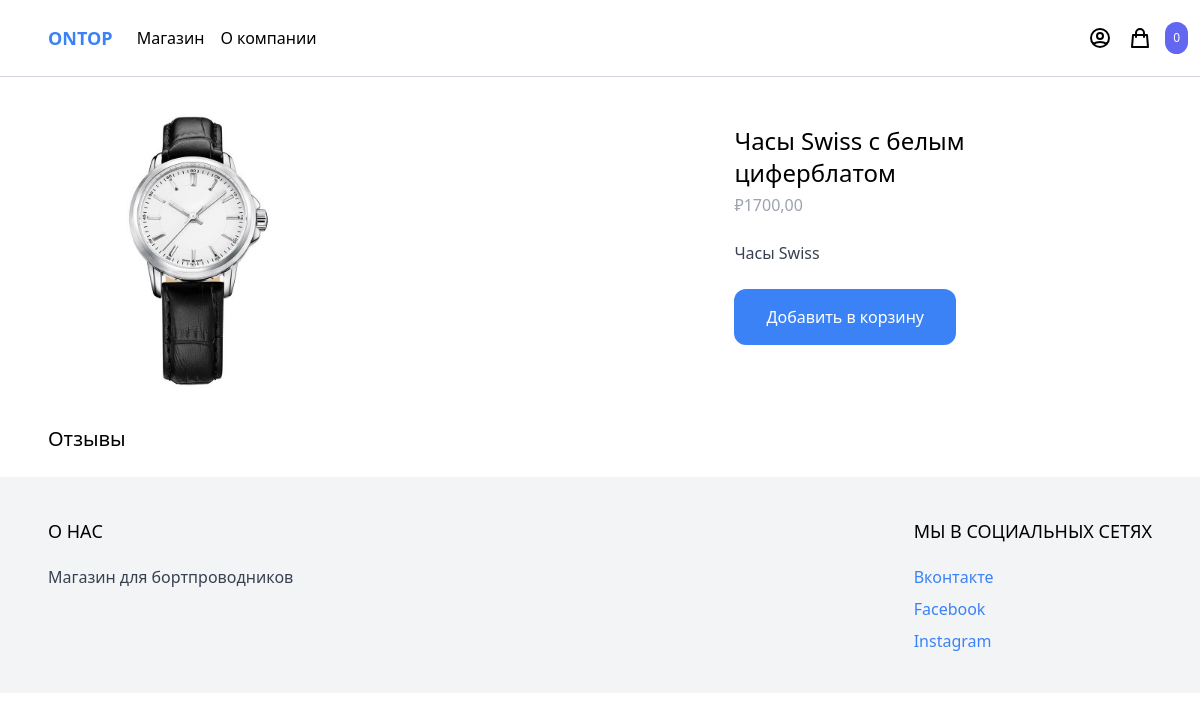
Page /shop/wristwatch-white/ on the committed database.
### product_app/models.py (models this page shows, shortened)
class Product(models.Model):
    category = models.ForeignKey(Category, related_name='products', on_delete=models.CASCADE)
    name = models.CharField(max_length=255)
    slug = models.SlugField()
    description = models.TextField(blank=True, null=True)
    price = models.DecimalField(max_digits=9, decimal_places=2, null=False)
    created_at = models.DateTimeField(auto_now_add=True)
    image = models.ImageField(upload_to='uploads/', blank=True, null=True)
    thumbnail = models.ImageField(upload_to='uploads/', blank=True, null=True)
    class Meta:
        ordering = ('-created_at',)
    def get_display_price(self):
        return self.price
    def get_rating(self):
        reviews_total = 0
        for review in self.reviews.all():
            reviews_total += review.rating
        if reviews_total > 0:
            return reviews_total / self.reviews.count()
        return 0

### product_app/views.py (the view, shortened to what this page needs)
# urls.py: path('shop/<slug:slug>/', product_page, name='product_page'),
def product_page(request, slug):
    product = get_object_or_404(Product, slug=slug)
    return render(request, 'product_app/product.html', {'product': product})

### cart_app/cart.py (called while the page is built)
    def __len__(self):
        return sum(item['quantity'] for item in self.cart.values())

### cart_app/context_processors.py (called while the page is built)
def cart(request):
    return {'cart': Cart(request)}

### product_app/templates/product_app/product.html (shortened to what this page needs)
{% extends 'core_app/base.html' %}
{% block content %}
<div class="max-w-6xl mx-auto flex flex-wrap py-6 px-6 xl:px-0">
    <div class="images w-full mb-6 lg:mb-0 lg:w-3/5">
        <img
            class="rounded-xl"
            width="300px"
            height="300px"
            src="{% if product.image %}{{ product.image.url }}{% else %}https://via.placeholder.com/240x240x.jpg{% endif %}"
        >
    </div>
    <div class="information w-full lg:w-2/5 lg:p-6">
        <h1 class="text-2xl">{{ product.name }}</h1>
        <p class="mt-1 text-gray-400">₽{{ product.get_display_price }}</p>
        {% if product.description %}
            <p class="mt-6 text-gray-700">
                {{ product.description }}
            </p>
        {% endif %}
        <a
            href="#"
            class="mt-6 inline-block px-8 py-4 rounded-xl bg-blue-500 text-white hover:bg-blue-700"
            hx-get="{% url 'add_to_cart' product.id %}"
            hx-target="#menu-cart-button"
            hx-swap="outerHTML"
        >
            Добавить в корзину
        </a>
    </div>
    <div class="w-full mt-6">
        <h2 class="text-xl">Отзывы</h2>
    </div>
</div>
{% endblock %}

### rows in the picture
Product: image (picture), name "Часы Swiss с белым циферблатом", get_display_price "1700,00", description "Часы Swiss"

### other values in the picture
{{ cart|length }} "0"
